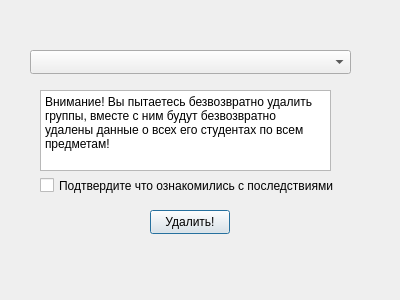
<?xml version="1.0" encoding="UTF-8"?>
<ui version="4.0">
 <class>GroupDeleteForm</class>
 <widget class="QDialog" name="GroupDeleteForm">
  <property name="geometry">
   <rect>
    <x>0</x>
    <y>0</y>
    <width>400</width>
    <height>300</height>
   </rect>
  </property>
  <property name="windowTitle">
   <string>Dialog</string>
  </property>
  <widget class="QTextEdit" name="textEdit">
   <property name="geometry">
    <rect>
     <x>40</x>
     <y>90</y>
     <width>291</width>
     <height>81</height>
    </rect>
   </property>
   <property name="readOnly">
    <bool>true</bool>
   </property>
   <property name="html">
    <string>&lt;!DOCTYPE HTML PUBLIC &quot;-//W3C//DTD HTML 4.0//EN&quot; &quot;http://www.w3.org/TR/REC-html40/strict.dtd&quot;&gt;
&lt;html&gt;&lt;head&gt;&lt;meta name=&quot;qrichtext&quot; content=&quot;1&quot; /&gt;&lt;meta charset=&quot;utf-8&quot; /&gt;&lt;style type=&quot;text/css&quot;&gt;
p, li { white-space: pre-wrap; }
hr { height: 1px; border-width: 0; }
li.unchecked::marker { content: &quot;\2610&quot;; }
li.checked::marker { content: &quot;\2612&quot;; }
&lt;/style&gt;&lt;/head&gt;&lt;body style=&quot; font-family:'Segoe UI'; font-size:9pt; font-weight:400; font-style:normal;&quot;&gt;
&lt;p style=&quot; margin-top:0px; margin-bottom:0px; margin-left:0px; margin-right:0px; -qt-block-indent:0; text-indent:0px;&quot;&gt;Внимание! Вы пытаетесь безвозвратно удалить группы, вместе с ним будут безвозвратно удалены данные о всех его студентах по всем предметам!&lt;/p&gt;&lt;/body&gt;&lt;/html&gt;</string>
   </property>
  </widget>
  <widget class="QComboBox" name="group_select">
   <property name="geometry">
    <rect>
     <x>30</x>
     <y>50</y>
     <width>321</width>
     <height>24</height>
    </rect>
   </property>
  </widget>
  <widget class="QPushButton" name="delete_button">
   <property name="geometry">
    <rect>
     <x>150</x>
     <y>210</y>
     <width>80</width>
     <height>24</height>
    </rect>
   </property>
   <property name="text">
    <string>Удалить!</string>
   </property>
  </widget>
  <widget class="QCheckBox" name="agree_box">
   <property name="geometry">
    <rect>
     <x>40</x>
     <y>170</y>
     <width>331</width>
     <height>31</height>
    </rect>
   </property>
   <property name="text">
    <string>Подтвердите что ознакомились с последствиями</string>
   </property>
  </widget>
 </widget>
 <resources/>
 <connections/>
</ui>
